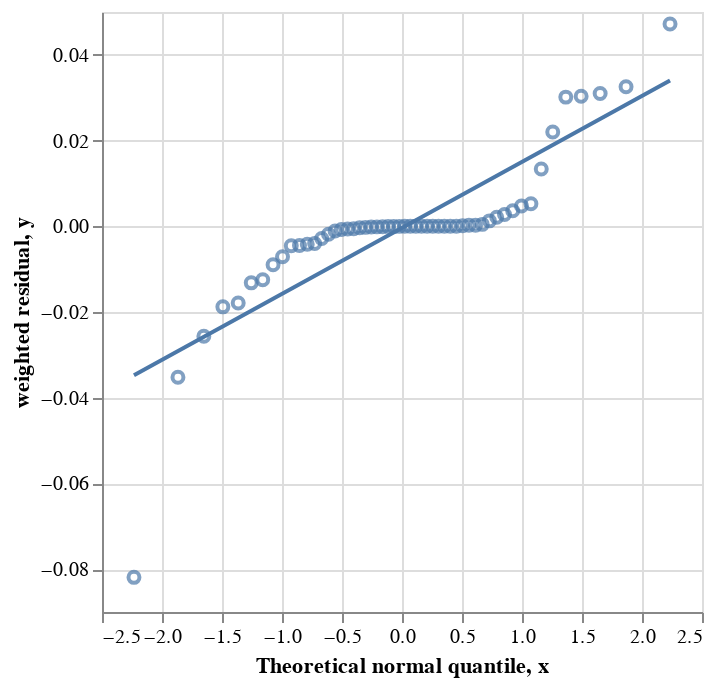

Notebook cell for this chart:
### Code cell
import incawrapper.visualization as incaviz
incaviz.plot_norm_prob(res, interactive=True)

### Figure 1 — Vega-Lite specification as saved in the notebook (floating-point values rounded to 4 significant figures)
{"config": {"view": {"continuousWidth": 300, "continuousHeight": 300}}, "layer": [{"data": {"name": "data-90e5bef32e834f5ca8abfbcb46ebc536"}, "mark": {"type": "point"}, "encoding": {"tooltip": [{"field": "type", "type": "nominal"}, {"field": "id", "type": "nominal"}, {"field": "peak", "type": "nominal"}, {"field": "weighted residual", "type": "quantitative"}], "x": {"field": "Theoretical normal quantile", "type": "quantitative"}, "y": {"field": "weighted residual", "type": "quantitative"}}}, {"data": {"name": "data-fe9c67ab09a6bc4d54b72ce8ed20056b"}, "mark": {"type": "line"}, "encoding": {"x": {"field": "x", "type": "quantitative"}, "y": {"field": "y", "type": "quantitative"}}}], "$schema": "https://vega.github.io/schema/vega-lite/v5.8.0.json", "datasets": {"data-90e5bef32e834f5ca8abfbcb46ebc536": [{"type": "MS", "expt": "exp1", "id": "exp1_F1_1_0_1", "peak": "M2", "time": 1.0, "data": 0.01611, "std": 0.003, "fit": 0.01587, "weighted residual": -0.08192, "cont": null, "Theoretical normal quantile": -2.234}, {"type": "MS", "expt": "exp1", "id": "exp1_B1_1_0_1", "peak": "M2", "time": 1.0, "data": 0.008484, "std": 0.003, "fit": 0.008379, "weighted residual": -0.03524, "cont": null, "Theoretical normal quantile": -1.867}, {"type": "Flux", "expt": "exp1", "id": "R1", "peak": [], "time": null, "data": 100.0, "std": 0.3, "fit": 99.99, "weighted residual": -0.02564, "cont": null, "Theoretical normal quantile": -1.651}, {"type": "MS", "expt": "exp1", "id": "exp1_F1_2_0_1", "peak": "M0", "time": 2.0, "data": 0.4442, "std": 0.003, "fit": 0.4441, "weighted residual": -0.0188, "cont": null, "Theoretical normal quantile": -1.493}, {"type": "MS", "expt": "exp1", "id": "exp1_B1_1_0_1", "peak": "M1", "time": 1.0, "data": 0.6307, "std": 0.003, "fit": 0.6306, "weighted residual": -0.01792, "cont": null, "Theoretical normal quantile": -1.365}, {"type": "MS", "expt": "exp1", "id": "exp1_F1_1_0_1", "peak": "M1", "time": 1.0, "data": 0.2239, "std": 0.003, "fit": 0.2239, "weighted residual": -0.0132, "cont": null, "Theoretical normal quantile": -1.256}, {"type": "MS", "expt": "exp1", "id": "exp1_B1_2_0_1", "peak": "M0", "time": 2.0, "data": 0.1266, "std": 0.003, "fit": 0.1266, "weighted residual": -0.01249, "cont": null, "Theoretical normal quantile": -1.161}, {"type": "MS", "expt": "exp1", "id": "exp1_F1_3_0_1", "peak": "M0", "time": 3.0, "data": 0.234, "std": 0.003, "fit": 0.234, "weighted residual": -0.00897, "cont": null, "Theoretical normal quantile": -1.074}, {"type": "MS", "expt": "exp1", "id": "exp1_F1_4_0_1", "peak": "M2", "time": 4.0, "data": 0.1469, "std": 0.003, "fit": 0.1469, "weighted residual": -0.007089, "cont": null, "Theoretical normal quantile": -0.9957}, {"type": "MS", "expt": "exp1", "id": "exp1_F1_4_0_1", "peak": "M0", "time": 4.0, "data": 0.1168, "std": 0.003, "fit": 0.1168, "weighted residual": -0.004554, "cont": null, "Theoretical normal quantile": -0.9226}, {"type": "MS", "expt": "exp1", "id": "exp1_E1_3_0_1", "peak": "M1", "time": 3.0, "data": 0.05298, "std": 0.003, "fit": 0.05297, "weighted residual": -0.004487, "cont": null, "Theoretical normal quantile": -0.8542}, {"type": "MS", "expt": "exp1", "id": "exp1_F1_3_0_1", "peak": "M1", "time": 3.0, "data": 0.6537, "std": 0.003, "fit": 0.6537, "weighted residual": -0.00421, "cont": null, "Theoretical normal quantile": -0.7896}, {"type": "MS", "expt": "exp1", "id": "exp1_E1_4_0_1", "peak": "M1", "time": 4.0, "data": 0.05957, "std": 0.003, "fit": 0.05956, "weighted residual": -0.003998, "cont": null, "Theoretical normal quantile": -0.7281}, {"type": "MS", "expt": "exp1", "id": "exp1_E1_2_0_1", "peak": "M1", "time": 2.0, "data": 0.03957, "std": 0.003, "fit": 0.03956, "weighted residual": -0.002862, "cont": null, "Theoretical normal quantile": -0.6692}, {"type": "MS", "expt": "exp1", "id": "exp1_B1_3_0_1", "peak": "M0", "time": 3.0, "data": 0.04394, "std": 0.003, "fit": 0.04393, "weighted residual": -0.001877, "cont": null, "Theoretical normal quantile": -0.6126}, {"type": "MS", "expt": "exp1", "id": "exp1_B1_3_0_1", "peak": "M1", "time": 3.0, "data": 0.91, "std": 0.003, "fit": 0.91, "weighted residual": -0.001082, "cont": null, "Theoretical normal quantile": -0.5579}, {"type": "MS", "expt": "exp1", "id": "exp1_F1_2_0_1", "peak": "M3", "time": 2.0, "data": 4.86e-05, "std": 0.003, "fit": 4.634e-05, "weighted residual": -0.0007515, "cont": null, "Theoretical normal quantile": -0.5048}, {"type": "MS", "expt": "exp1", "id": "exp1_F1_3_0_1", "peak": "M3", "time": 3.0, "data": 0.0001738, "std": 0.003, "fit": 0.000172, "weighted residual": -0.0006162, "cont": null, "Theoretical normal quantile": -0.4531}, {"type": "MS", "expt": "exp1", "id": "exp1_F1_4_0_1", "peak": "M3", "time": 4.0, "data": 0.0003412, "std": 0.003, "fit": 0.0003395, "weighted residual": -0.0005578, "cont": null, "Theoretical normal quantile": -0.4025}, {"type": "MS", "expt": "exp1", "id": "exp1_B1_2_0_1", "peak": "M3", "time": 2.0, "data": 2.447e-05, "std": 0.003, "fit": 2.346e-05, "weighted residual": -0.0003344, "cont": null, "Theoretical normal quantile": -0.353}, {"type": "Pool", "expt": "exp1", "id": "B", "peak": [], "time": null, "data": 100.0, "std": 0.015, "fit": 100.0, "weighted residual": -0.0002591, "cont": null, "Theoretical normal quantile": -0.3043}, {"type": "MS", "expt": "exp1", "id": "exp1_B1_3_0_1", "peak": "M3", "time": 3.0, "data": 7.944e-05, "std": 0.003, "fit": 7.89e-05, "weighted residual": -0.0001798, "cont": null, "Theoretical normal quantile": -0.2564}, {"type": "MS", "expt": "exp1", "id": "exp1_B1_4_0_1", "peak": "M3", "time": 4.0, "data": 0.0001433, "std": 0.003, "fit": 0.0001428, "weighted residual": -0.0001417, "cont": null, "Theoretical normal quantile": -0.209}, {"type": "MS", "expt": "exp1", "id": "exp1_F1_1_0_1", "peak": "M3", "time": 1.0, "data": 2.498e-06, "std": 0.003, "fit": 2.189e-06, "weighted residual": -0.0001031, "cont": null, "Theoretical normal quantile": -0.1621}, {"type": "MS", "expt": "exp1", "id": "exp1_B1_4_0_1", "peak": "M1", "time": 4.0, "data": 0.929, "std": 0.003, "fit": 0.929, "weighted residual": -5.995e-05, "cont": null, "Theoretical normal quantile": -0.1155}, {"type": "MS", "expt": "exp1", "id": "exp1_B1_1_0_1", "peak": "M3", "time": 1.0, "data": 1.394e-06, "std": 0.003, "fit": 1.23e-06, "weighted residual": -5.48e-05, "cont": null, "Theoretical normal quantile": -0.06922}, {"type": "MS", "expt": "exp1", "id": "exp1_E1_1_0_1", "peak": "M0", "time": 1.0, "data": 0.9828, "std": 0.003, "fit": 0.9828, "weighted residual": -1.995e-05, "cont": null, "Theoretical normal quantile": -0.02306}, {"type": "MS", "expt": "exp1", "id": "exp1_B1_0_0_1", "peak": "M3", "time": 0.0, "data": 0.0, "std": 0.003, "fit": 0.0, "weighted residual": 0.0, "cont": null, "Theoretical normal quantile": 0.02306}, {"type": "MS", "expt": "exp1", "id": "exp1_B1_0_0_1", "peak": "M0", "time": 0.0, "data": 1.0, "std": 0.003, "fit": 1.0, "weighted residual": 0.0, "cont": null, "Theoretical normal quantile": 0.06922}, {"type": "MS", "expt": "exp1", "id": "exp1_B1_0_0_1", "peak": "M1", "time": 0.0, "data": 0.0, "std": 0.003, "fit": 0.0, "weighted residual": 0.0, "cont": null, "Theoretical normal quantile": 0.1155}, {"type": "MS", "expt": "exp1", "id": "exp1_B1_0_0_1", "peak": "M2", "time": 0.0, "data": 0.0, "std": 0.003, "fit": 0.0, "weighted residual": 0.0, "cont": null, "Theoretical normal quantile": 0.1621}, {"type": "MS", "expt": "exp1", "id": "exp1_E1_0_0_1", "peak": "M1", "time": 0.0, "data": 0.0, "std": 0.003, "fit": 0.0, "weighted residual": 0.0, "cont": null, "Theoretical normal quantile": 0.209}, {"type": "MS", "expt": "exp1", "id": "exp1_F1_0_0_1", "peak": "M3", "time": 0.0, "data": 0.0, "std": 0.003, "fit": 0.0, "weighted residual": 0.0, "cont": null, "Theoretical normal quantile": 0.2564}, {"type": "MS", "expt": "exp1", "id": "exp1_F1_0_0_1", "peak": "M1", "time": 0.0, "data": 0.0, "std": 0.003, "fit": 0.0, "weighted residual": 0.0, "cont": null, "Theoretical normal quantile": 0.3043}, {"type": "MS", "expt": "exp1", "id": "exp1_F1_0_0_1", "peak": "M2", "time": 0.0, "data": 0.0, "std": 0.003, "fit": 0.0, "weighted residual": 0.0, "cont": null, "Theoretical normal quantile": 0.353}, {"type": "MS", "expt": "exp1", "id": "exp1_E1_0_0_1", "peak": "M0", "time": 0.0, "data": 1.0, "std": 0.003, "fit": 1.0, "weighted residual": 0.0, "cont": null, "Theoretical normal quantile": 0.4025}, {"type": "MS", "expt": "exp1", "id": "exp1_F1_0_0_1", "peak": "M0", "time": 0.0, "data": 1.0, "std": 0.003, "fit": 1.0, "weighted residual": 0.0, "cont": null, "Theoretical normal quantile": 0.4531}, {"type": "MS", "expt": "exp1", "id": "exp1_E1_2_0_1", "peak": "M0", "time": 2.0, "data": 0.9604, "std": 0.003, "fit": 0.9604, "weighted residual": 0.0001451, "cont": null, "Theoretical normal quantile": 0.5048}, {"type": "MS", "expt": "exp1", "id": "exp1_E1_4_0_1", "peak": "M0", "time": 4.0, "data": 0.9404, "std": 0.003, "fit": 0.9404, "weighted residual": 0.0002258, "cont": null, "Theoretical normal quantile": 0.5579}, {"type": "MS", "expt": "exp1", "id": "exp1_E1_3_0_1", "peak": "M0", "time": 3.0, "data": 0.947, "std": 0.003, "fit": 0.947, "weighted residual": 0.0002482, "cont": null, "Theoretical normal quantile": 0.6126}, {"type": "Pool", "expt": "exp1", "id": "F", "peak": [], "time": null, "data": 100.0, "std": 0.015, "fit": 100.0, "weighted residual": 0.0004408, "cont": null, "Theoretical normal quantile": 0.6692}, {"type": "MS", "expt": "exp1", "id": "exp1_B1_2_0_1", "peak": "M1", "time": 2.0, "data": 0.8442, "std": 0.003, "fit": 0.8442, "weighted residual": 0.001262, "cont": null, "Theoretical normal quantile": 0.7281}, {"type": "MS", "expt": "exp1", "id": "exp1_B1_4_0_1", "peak": "M0", "time": 4.0, "data": 0.0152, "std": 0.003, "fit": 0.0152, "weighted residual": 0.002095, "cont": null, "Theoretical normal quantile": 0.7896}, {"type": "MS", "expt": "exp1", "id": "exp1_F1_4_0_1", "peak": "M1", "time": 4.0, "data": 0.736, "std": 0.003, "fit": 0.736, "weighted residual": 0.002764, "cont": null, "Theoretical normal quantile": 0.8542}, {"type": "MS", "expt": "exp1", "id": "exp1_E1_1_0_1", "peak": "M1", "time": 1.0, "data": 0.01719, "std": 0.003, "fit": 0.0172, "weighted residual": 0.003616, "cont": null, "Theoretical normal quantile": 0.9226}, {"type": "MS", "expt": "exp1", "id": "exp1_B1_4_0_1", "peak": "M2", "time": 4.0, "data": 0.05569, "std": 0.003, "fit": 0.0557, "weighted residual": 0.004752, "cont": null, "Theoretical normal quantile": 0.9957}, {"type": "MS", "expt": "exp1", "id": "exp1_F1_1_0_1", "peak": "M0", "time": 1.0, "data": 0.76, "std": 0.003, "fit": 0.76, "weighted residual": 0.005268, "cont": null, "Theoretical normal quantile": 1.074}, {"type": "MS", "expt": "exp1", "id": "exp1_F1_2_0_1", "peak": "M1", "time": 2.0, "data": 0.492, "std": 0.003, "fit": 0.4921, "weighted residual": 0.01336, "cont": null, "Theoretical normal quantile": 1.161}, {"type": "Flux", "expt": "exp1", "id": "R5", "peak": [], "time": null, "data": 80.57, "std": 0.2417, "fit": 80.57, "weighted residual": 0.022, "cont": null, "Theoretical normal quantile": 1.256}, {"type": "MS", "expt": "exp1", "id": "exp1_B1_3_0_1", "peak": "M2", "time": 3.0, "data": 0.04603, "std": 0.003, "fit": 0.04612, "weighted residual": 0.03014, "cont": null, "Theoretical normal quantile": 1.365}, {"type": "MS", "expt": "exp1", "id": "exp1_B1_2_0_1", "peak": "M2", "time": 2.0, "data": 0.0292, "std": 0.003, "fit": 0.02929, "weighted residual": 0.03034, "cont": null, "Theoretical normal quantile": 1.493}, {"type": "MS", "expt": "exp1", "id": "exp1_F1_2_0_1", "peak": "M2", "time": 2.0, "data": 0.06374, "std": 0.003, "fit": 0.06384, "weighted residual": 0.03099, "cont": null, "Theoretical normal quantile": 1.651}, {"type": "MS", "expt": "exp1", "id": "exp1_B1_1_0_1", "peak": "M0", "time": 1.0, "data": 0.3608, "std": 0.003, "fit": 0.3609, "weighted residual": 0.03256, "cont": null, "Theoretical normal quantile": 1.867}, {"type": "MS", "expt": "exp1", "id": "exp1_F1_3_0_1", "peak": "M2", "time": 3.0, "data": 0.1121, "std": 0.003, "fit": 0.1122, "weighted residual": 0.04719, "cont": null, "Theoretical normal quantile": 2.234}], "data-fe9c67ab09a6bc4d54b72ce8ed20056b": [{"x": -2.234, "y": -0.03476}, {"x": -1.737, "y": -0.02712}, {"x": -1.241, "y": -0.01948}, {"x": -0.7445, "y": -0.01183}, {"x": -0.2482, "y": -0.004192}, {"x": 0.2482, "y": 0.00345}, {"x": 0.7445, "y": 0.01109}, {"x": 1.241, "y": 0.01873}, {"x": 1.737, "y": 0.02638}, {"x": 2.234, "y": 0.03402}]}}
